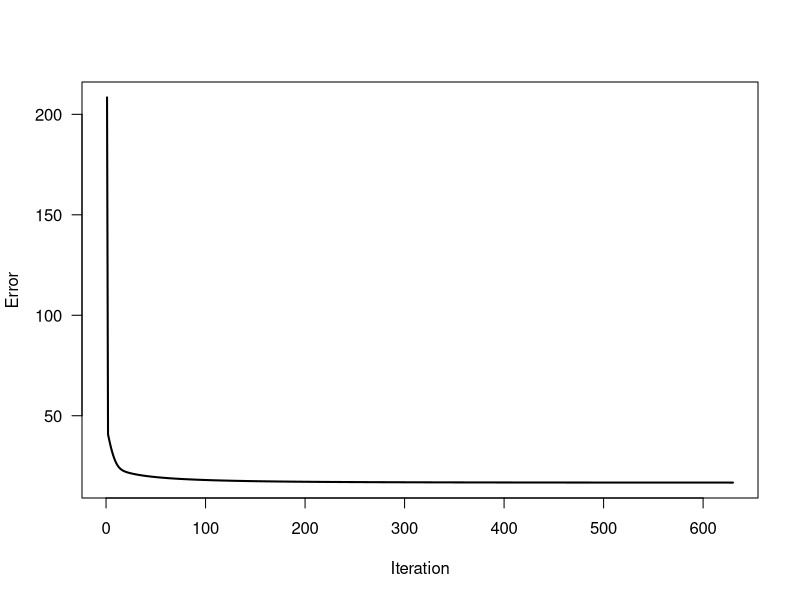
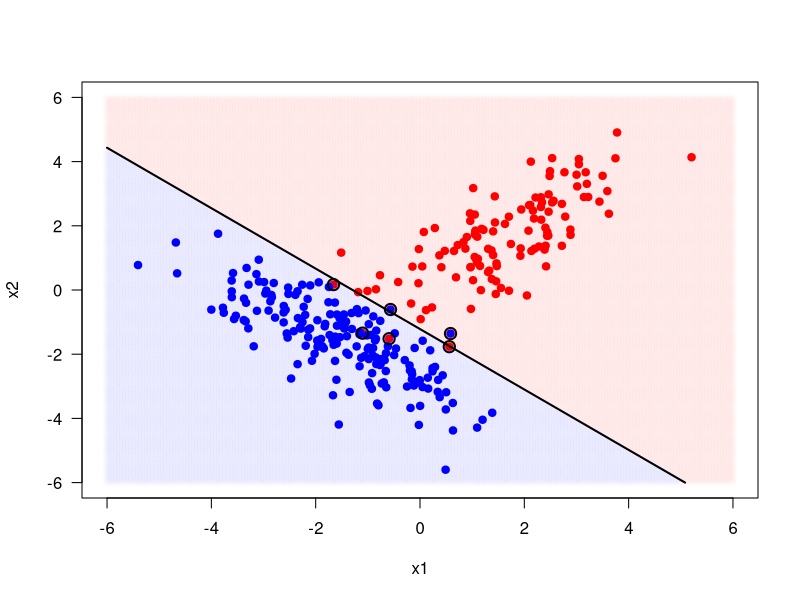

Source code (R) for these figures, in order:
safelog <- function(x) {
  x[x == 0] <- 1
  return (log(x))
}

# read data into memory
data_set <- read.csv("lab03_data_set.csv")

# get X and y values
X <- cbind(data_set$x1, data_set$x2)
y_truth <- data_set$y

# get number of samples
N <- length(y_truth)

# define the sigmoid function
sigmoid <- function(X, w, w0) {
  return (1 / (1 + exp(-(X %*% w + w0))))
}

# define the gradient functions
gradient_w <- function(X, y_truth, y_predicted) {
  return (-colSums(matrix(y_truth - y_predicted, nrow = nrow(X), ncol = ncol(X), byrow = FALSE) * X))
}

gradient_w0 <- function(y_truth, y_predicted) {
  return (-sum(y_truth - y_predicted))
}

# set learning parameters
eta <- 0.01
epsilon <- 1e-3

# randomly initalize w and w0
set.seed(421)
w <- runif(ncol(X), min = -0.01, max = 0.01)
w0 <- runif(1, min = -0.01, max = 0.01)

# learn w and w0 using gradient descent
iteration <- 1
objective_values <- c()
while (1) {
  y_predicted <- sigmoid(X, w, w0)
  
  objective_values <- c(objective_values, -sum(y_truth * safelog(y_predicted) + (1 - y_truth) * safelog(1 - y_predicted)))
  
  w_old <- w
  w0_old <- w0
  
  w <- w - eta * gradient_w(X, y_truth, y_predicted)
  w0 <- w0 - eta * gradient_w0(y_truth, y_predicted)
  
  if (sqrt((w0 - w0_old)^2 + sum((w - w_old)^2)) < epsilon) {
    break
  }
  
  iteration <- iteration + 1
}
print(c(w, w0))

# plot objective function during iterations
plot(1:iteration, objective_values,
     type = "l", lwd = 2, las = 1,
     xlab = "Iteration", ylab = "Error")

# calculate confusion matrix
y_predicted <- 1 * (y_predicted > 0.5)
confusion_matrix <- table(y_predicted, y_truth)
print(confusion_matrix)

# evaluate discriminant function on a grid
x1_interval <- seq(from = -6, to = +6, by = 0.06)
x2_interval <- seq(from = -6, to = +6, by = 0.06)
x1_grid <- matrix(x1_interval, nrow = length(x1_interval), ncol = length(x1_interval), byrow = FALSE)
x2_grid <- matrix(x2_interval, nrow = length(x2_interval), ncol = length(x2_interval), byrow = TRUE)

f <- function(x1, x2) {w[1] * x1 + w[2] * x2 + w0}
discriminant_values <- matrix(mapply(f, x1_grid, x2_grid), nrow(x2_grid), ncol(x2_grid))

plot(X[y_truth == 1, 1], X[y_truth == 1, 2], type = "p", pch = 19, col = "red",
     xlim = c(-6, +6),
     ylim = c(-6, +6),
     xlab = "x1", ylab = "x2", las = 1)
points(X[y_truth == 0, 1], X[y_truth == 0, 2], type = "p", pch = 19, col = "blue")
points(X[y_predicted != y_truth, 1], X[y_predicted != y_truth, 2], cex = 1.5, lwd = 2)
points(x1_grid[discriminant_values > 0], x2_grid[discriminant_values > 0], col = rgb(red = 1, green = 0, blue = 0, alpha = 0.01), pch = 16)
points(x1_grid[discriminant_values < 0], x2_grid[discriminant_values < 0], col = rgb(red = 0, green = 0, blue = 1, alpha = 0.01), pch = 16)
contour(x1_interval, x2_interval, discriminant_values, levels = c(0), add = TRUE, lwd = 2, drawlabels = FALSE)
